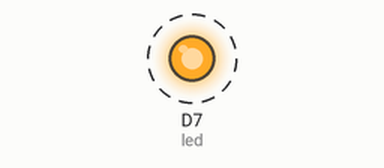
Bench run of a sketch on a simulated Particle Photon. Parts: output pins drawn as LEDs (lit = HIGH). Dashed ring = blinking.

Above: at 0.16 s.
Timing chart, 0 to 3.0 s (numbered marks = the images above):
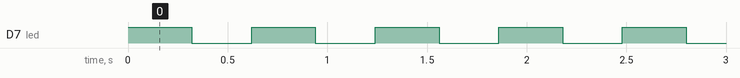

The sketch:

temp.ino
```cpp
// This #include statement was automatically added by the Particle IDE.
#include <Adafruit_DHT.h>

//Set up PINS
int led = D7;  // The on-board LED
DHT dht(A0, DHT11);


void setup() {
  pinMode(led, OUTPUT);
  dht.begin(); //THIS FUNCTION STARTS THE METHOD DHT
}

void loop() {
  digitalWrite(led, HIGH);   // Turn ON the LED

  float temp = dht.getTempCelcius(); //THE FLOAT TEMP FILE WILL BE SET TO WHATEVER THE TEMPERATURE IS
  Particle.publish("temp", String(temp)), PRIVATE; //We will convert float to string and then print it out
  delay(300);               // Wait for 30 seconds

  digitalWrite(led, LOW);    // Turn OFF the LED
  delay(300);               // Wait for 30 seconds
}
```

Measured:
- by itself, D7 (led): alternates HIGH for 0.32 s and LOW for 0.30 s
